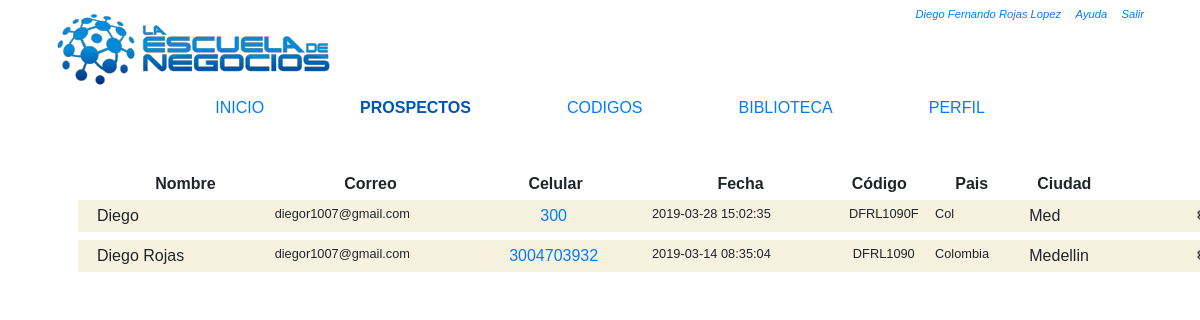
The page /admin/prospectos.php (signed in) on the database its author committed.
### tables this page shows
CREATE TABLE `prospectos` (
  `id` int(11) NOT NULL,
  `empresario_id` int(11) NOT NULL,
  `codigo_acceso` varchar(15) NOT NULL,
  `nombre` varchar(100) NOT NULL,
  `pais` varchar(100) NOT NULL,
  `ciudad` varchar(100) NOT NULL,
  `correo` varchar(100) NOT NULL,
  `celular` varchar(15) NOT NULL,
  `fecha_ingreso` datetime NOT NULL
);

### classes/BD.php (called while the page is built, shortened)
<?php
class BD{
    public static function connect(){
        try {
            $mysqlPDO = new PDO("mysql:host=".HOST.";dbname=".DB, DB_USER, DB_PASS);
        }
        catch(PDOException $e) {
            echo $e->getMessage();
        }
        if($mysqlPDO) {
           return $mysqlPDO;
        }
        return false;
    }
    public static function selectAll($query){
        $mysqlPDO = self::connect();
        $consulta = $mysqlPDO->query($query);
        $data = $consulta->fetchAll(PDO::FETCH_ASSOC);
        if($data){
            return $data;
        }
        return false;
    }
}
?>

### classes/Empresario.php (called while the page is built, shortened)
<?php
class Empresario{
    public $id;
    public function getAllProspectos(){
        include_once(CLASSES . "BD.php");
        $allProspectos = BD::selectAll("SELECT * FROM prospectos WHERE empresario_id='{$this->id}' ORDER BY fecha_ingreso DESC");
        if($allProspectos && count($allProspectos)){
            include_once(CLASSES . "Prospecto.php");
            $prospectos = array();
            foreach($allProspectos as $prospecto){
                $prosp = new Prospecto();
                $prosp->setDatos($prospecto);
                $prospectos[] = $prosp;
            }
            return $prospectos;
        }
        return array();
    }
}
?>

### classes/Prospecto.php (called while the page is built, shortened)
<?php
class Prospecto{
    public function __construct(){
        $this->visto = 0;
    }
}
?>

### admin/prospectos.php (the view, shortened to what this page needs)
<!DOCTYPE html>
<html lang="es" xml:lang="es">
<head>
<?php
    include_once(ADMIN . "_header.php");
?>
<link rel="stylesheet" href="<?php echo CSS_WEB ?>prospectos.css">
</head>
<body>
    <div class="container">
        <header class="row">
            <div class="col-sm-12 col-md-6"><img src="<?php echo IMAGES_WEB ?>logo_edn_transparent.png"></div>
            <div class="col-sm-12 col-md-6"><?php include_once(ADMIN . "_logout.php"); ?></div>
        </header>
        <div class="row">
            <section class="col-sm-12"><?php include_once(ADMIN . "_mainMenu.php");; ?></section>
            <section class="col-sm-12 secContent">
                <div class='container d-none d-lg-block'>
                    <div class='row'>
                        <div class='p-1 text-center col-lg-2'><b>Nombre</b></div>
                        <div class='p-1 text-center col-lg-2'><b>Correo</b></div>
                        <div class='p-1 text-center col-lg-2'><b>Celular</b></div>
                        <div class='p-1 text-center col-lg-2'><b>Fecha</b></div>
                        <div class='p-1 text-center col-lg-1'><b>C&oacute;digo</b></div>
                        <div class='p-1 text-center col-lg-1'><b>Pais</b></div>
                        <div class='p-1 text-center col-lg-1'><b>Ciudad</b></div>
                        <div class='p-1 text-center col-lg-1'>&nbsp;</div>
                    </div>
                </div>
                <?php
                    $empresario = unserialize($_SESSION['EmpresarioLogueado']);
                    include_once(CLASSES . "Prospecto.php");
                    $allProspectos = $empresario->getAllProspectos();
                    $cont = 0;
                    echo "<div class=''>";
                    foreach($allProspectos as $prospecto){
                        $class = ($cont % 2 == 0) ? 'bg-light' : '';
                        $visto = "";
                        $unviewed = "";
                        if(!$prospecto->visto){
                            $visto = "<a href='#' cod='$prospecto->id' class='btnViewed'><img src='../images/viewed.png' class='viewed-icon' title='Marcar como visto' alt='Marcar como visto'></a>";
                            $unviewed = 'unviewed';
                        }
                        echo "<div class='row p-1 mb-2 row-prospect $class $unviewed'>
                            <div class='align-middle col-sm-12 col-md-4 col-lg-2 text-center text-md-left text-capitalize'>$prospecto->nombre</div>
                            <div class='px-1 align-middle col-sm-6  col-md-4 col-lg-2 text-left text-lowercase small'>$prospecto->correo</div>
                            <div class='px-1 align-middle col-sm-6  col-md-4 col-lg-2 text-left text-lg-center'><a href='https://wa.me/$prospecto->celular' target='_blank'>$prospecto->celular</a></div>
                            <div class='px-1 align-middle col-sm-6  col-md-4 col-lg-2 text-left small'>$prospecto->fecha_ingreso</div>
                            <div class='px-1 align-middle col-sm-6  col-md-2 col-lg-1 text-left text-lg-center text-uppercase small'>$prospecto->codigo_acceso</div>
                            <div class='px-1 align-middle col-sm-6  col-md-2 col-lg-1 text-left text-capitalize small'>$prospecto->pais</div>
                            <div class='px-1 align-middle col-sm-6  col-md-2 col-lg-1 text-left text-capitalize'>$prospecto->ciudad</div>
                            <div class='px-1 align-middle col-sm-12 col-md-2 col-lg-1 text-right'>$visto</div>
                        </div>
                        <hr class='d-lg-none'>";
                        $cont++;
                    }
                    echo "</div>";
                ?>
            </section>
        </div>
    </div>
</body>
</html>

### admin/_header.php (shortened to what this page needs)
<link rel="stylesheet" href="https://maxcdn.bootstrapcdn.com/bootstrap/4.0.0/css/bootstrap.min.css">
<link rel="stylesheet" href="<?php echo LIB_WEB ?>jquery-ui/jquery-ui.css">
<link rel="stylesheet" href="<?php echo CSS_WEB ?>website.css">
<link rel="stylesheet" href="<?php echo LIB_WEB ?>multiple-select-master/multiple-select.css">

### admin/_logout.php (shortened to what this page needs)
<?php
include_once(CLASSES . "Empresario.php");
$empresario = unserialize($_SESSION['EmpresarioLogueado']);
?>
<link rel="stylesheet" href="<?php echo CSS_WEB ?>logout.css">
<link rel="stylesheet" href="<?php echo CSS_WEB ?>website.css">
<div class='logout-sec'>
    <span><a href="perfil"><?php echo $empresario->nombres . " " . $empresario->apellidos ?></a></span>
    <span><a href="ayuda">Ayuda</a></span>
    <span><a href="end">Salir</a></span>
</div>

### admin/_mainMenu.php (shortened to what this page needs)
<div id="mainMenu" class="d-flex flex-row justify-content-center">
    <div class="px-2 px-sm-3 px-md-4 px-lg-5 px-xl-6"><a href="index">INICIO</a></div>
    <div class="px-2 px-sm-3 px-md-4 px-lg-5 px-xl-6"><a href="prospectos">PROSPECTOS</a></div>
    <div class="px-2 px-sm-3 px-md-4 px-lg-5 px-xl-6"><a href="codigos">CODIGOS</a></div>
    <div class="px-2 px-sm-3 px-md-4 px-lg-5 px-xl-6"><a href="biblioteca">BIBLIOTECA</a></div>
    <div class="px-2 px-sm-3 px-md-4 px-lg-5 px-xl-6"><a href="perfil">PERFIL</a></div>
</div>

### css/website.css (style rules this page uses)
body { font-family: "Gill Sans Extrabold", Helvetica, sans-serif }
#mainMenu .menuActive { border-bottom-color: orange !important; color: #0056b3; font-weight: bold; }
.secContent { margin: 3em; }

### css/prospectos.css (style rules this page uses)
.viewed-icon { width: 15px; margin-bottom: 4px; }
.unviewed { background-color: #F7F2E0 !important; }

### css/logout.css (style rules this page uses)
.logout-sec { float: right; margin: 1px 1px 5px 0; }
.logout-sec span { margin-right: 10px; font-style: italic; font-size: .7em; }

### rows shown on the page
prospectos: nombre "Diego", correo "diegor1007@gmail.com", celular "300", fecha_ingreso "2019-03-28 15:02:35", codigo_acceso "DFRL1090F", pais "Col", ciudad "Med"
prospectos: nombre "Diego Rojas", correo "diegor1007@gmail.com", celular "3004703932", fecha_ingreso "2019-03-14 08:35:04", codigo_acceso "DFRL1090", pais "Colombia", ciudad "Medellin"

### other values the page prints
$empresario->nombres "Diego Fernando"
$empresario->apellidos "Rojas Lopez"
